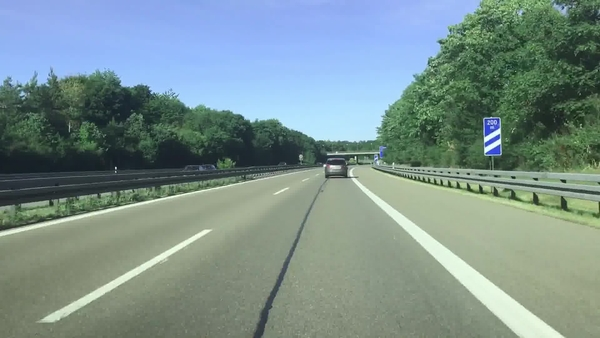
#> input picture images/lane_detection.jpg, 600 x 338 px, found by its file name
$ jupyter execute Opencv-05.ipynb
#> lines starting #> are read from the running program, lines starting #| are printed output that depends on the picture
# 🧠 Edge Detection in Images

[Edge detection](https://learnopencv.com/edge-detection-using-opencv/) is a crucial step in many computer vision and image processing tasks. It helps in identifying the boundaries of objects within images by detecting intensity changes.

In this notebook, we will explore four popular edge detection techniques:

- **Laplacian**: Computes the second derivative of the image. It highlights regions of rapid intensity change.
- **Sobel X**: Detects horizontal edges by calculating the gradient in the x-direction.
- **Sobel Y**: Detects vertical edges by calculating the gradient in the y-direction.
- **Canny Edge Detection**: A multi-stage algorithm that provides optimal edge detection.

---
<div style="text-align: center;">
  <a href="https://colab.research.google.com/github/MinooSdpr/opencv-python-tutorial/blob/main/Opencv-05.ipynb">

  </a>
  &nbsp;
  <a href="https://github.com/MinooSdpr/opencv-python-tutorial/blob/main/Opencv-05.ipynb">

  </a>
</div>

## 🧼 What is `cv.GaussianBlur()`?

`cv.GaussianBlur()` is a function in OpenCV used to apply **Gaussian smoothing** (or blurring) to an image. This type of filter is widely used to **reduce image noise and detail**, which is especially helpful before performing operations like **edge detection**.

The idea is to smooth the image by averaging pixel values with a **weighted kernel**, where closer pixels contribute more to the average than those further away. The weights follow a Gaussian (bell-shaped) distribution.

---

### 📌 Why Use It?

Before applying edge detection algorithms, especially **Laplacian**, **Sobel**, or **Canny**, it’s important to reduce random noise that might falsely appear as edges. Gaussian Blur helps to:

* Suppress high-frequency noise.
* Make edges more coherent.
* Prevent false detections due to noise.

---

### 📊 Parameter Table

| Parameter            | Type              | Description                                                                                       |
| -------------------- | ----------------- | ------------------------------------------------------------------------------------------------- |
| `src`                | `ndarray`         | Source image (usually in grayscale or color).                                                     |
| `ksize`              | `tuple(int, int)` | Size of the Gaussian kernel. Both width and height must be odd and positive (e.g., (3,3), (5,5)). |
| `sigmaX`             | `float`           | Standard deviation in the X direction. If set to 0, it's computed from `ksize`.                   |
| `dst` *(opt)*        | `ndarray`         | Output image of the same size and type as `src`. If not provided, a new one is created.           |
| `sigmaY` *(opt)*     | `float`           | Standard deviation in the Y direction. If 0, it is set equal to `sigmaX`.                         |
| `borderType` *(opt)* | `int`             | Pixel extrapolation method. Common default: `cv.BORDER_DEFAULT`.                                  |

---

### 📎 Example Visualization

Here's a conceptual illustration of what a **3x3 Gaussian kernel** looks like:

```
[1 2 1]
[2 4 2]   → normalized to sum = 16
[1 2 1]
```

Each value is a **weight**. The center pixel has the highest weight, and surrounding pixels contribute less to the average.

[cell 1]
import numpy as np
import cv2 as cv
import matplotlib.pyplot as plt

image = cv.imread('lane_detection.jpg', 0)
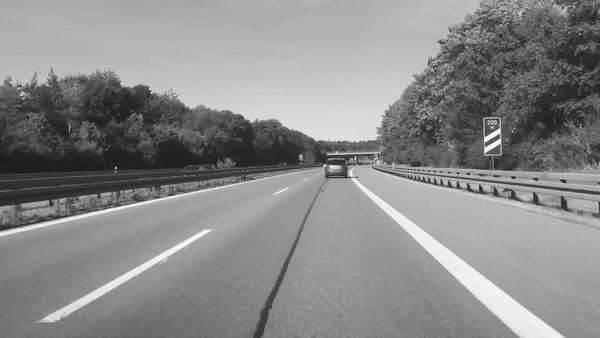
#> image: shape (338, 600); min 18, max 255, mean 137.4

image_noise_removed = cv.GaussianBlur(image, (3,3), 0)

plt.figure(figsize=(10,4))
plt.subplot(1,2,1)
plt.title("Original Image")
plt.imshow(image, cmap='gray')
plt.axis('off')

plt.subplot(1,2,2)
plt.title("Gaussian Blurred Image")
plt.imshow(image_noise_removed, cmap='gray')
plt.axis('off')
plt.show()
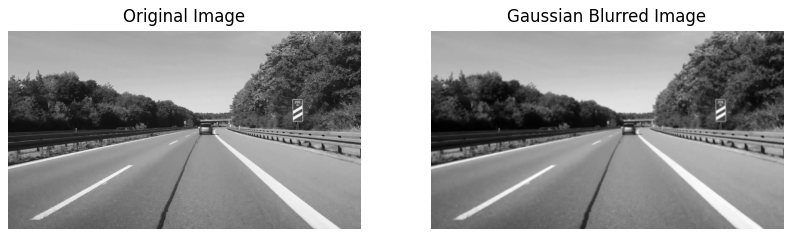
#> figure drawn by matplotlib, 2 panels

## ⚙️ What is `cv.Laplacian()`?

`cv.Laplacian()` is an OpenCV function used to apply the **Laplacian operator**, a second-order derivative operator that highlights **areas of rapid intensity change** — i.e., edges.

The Laplacian detects edges **regardless of direction** (unlike Sobel, which detects specific orientations like horizontal or vertical). It's often used to find general outlines or contours in an image.

---

### 🧠 Why Use the Laplacian?

* It captures **both horizontal and vertical edges** simultaneously.
* It emphasizes **regions with strong gradients**.
* It's sensitive to **noise**, so it’s best used **after smoothing** (e.g., with Gaussian blur).

---

### 📊 Parameter Table:

| Parameter            | Type      | Description                                                                                        |
| -------------------- | --------- | -------------------------------------------------------------------------------------------------- |
| `src`                | `ndarray` | Input image (grayscale or color).                                                                  |
| `ddepth`             | `int`     | Desired depth of the output image. Use `cv.CV_64F` to avoid overflow and preserve negative values. |
| `dst` *(opt)*        | `ndarray` | Output image of the same size as `src`.                                                            |
| `ksize` *(opt)*      | `int`     | Aperture size of the Sobel kernel used internally. Must be odd (e.g., 1, 3, 5). Default is 1.      |
| `scale` *(opt)*      | `float`   | Optional scale factor for the computed Laplacian values. Default is 1.                             |
| `delta` *(opt)*      | `float`   | Optional bias added to the result. Default is 0.                                                   |
| `borderType` *(opt)* | `int`     | Pixel extrapolation method. Common default: `cv.BORDER_DEFAULT`.                                   |

---

### ⚠️ About `CV_64F` and Negative Values

The Laplacian operator computes second-order derivatives, which often produce **negative values**. Using `cv.CV_64F` avoids clamping and ensures:

* Negative edges (dark-to-light) are preserved.
* Positive edges (light-to-dark) are preserved.
* You're not losing information due to 8-bit overflow.

#### ✅ Common Values for `ddepth` in OpenCV

| Value       | Description             | Bit Depth | Signed? | Typical Use Case                                        |
| ----------- | ----------------------- | --------- | ------- | ------------------------------------------------------- |
| `cv.CV_8U`  | 8-bit unsigned integer  | 8-bit     | No      | For final display (after processing)                    |
| `cv.CV_16U` | 16-bit unsigned integer | 16-bit    | No      | Rarely used for gradients                               |
| `cv.CV_16S` | 16-bit signed integer   | 16-bit    | Yes     | For intermediate gradient calculations                  |
| `cv.CV_32F` | 32-bit float            | 32-bit    | Yes     | For high-precision gradient operations                  |
| `cv.CV_64F` | 64-bit float            | 64-bit    | Yes     | Maximum precision (e.g. scientific or exact processing) |

---

#### 📌 Recommended Choices for Edge Detection

| Operation         | Recommended `ddepth` | Why                                              |
| ----------------- | -------------------- | ------------------------------------------------ |
| Sobel / Laplacian | `cv.CV_64F`          | Preserves sign, avoids overflow                  |
| Sobel / Laplacian | `cv.CV_16S`          | More efficient than 64F, still preserves sign    |
| Final display     | `cv.CV_8U`           | For showing results as images (after conversion) |

---

### 📎 Visual Example (Conceptual)

In a simplified 1D signal, Laplacian highlights edges as **peaks of curvature**:

```
Input:      [0 0 50 255 50 0 0]
Gradient:        ^    v        ← edges
Laplacian:   0  + +   -  -  0   ← second derivative
```

[cell 2]
laplacian = cv.Laplacian(image_noise_removed, cv.CV_64F)
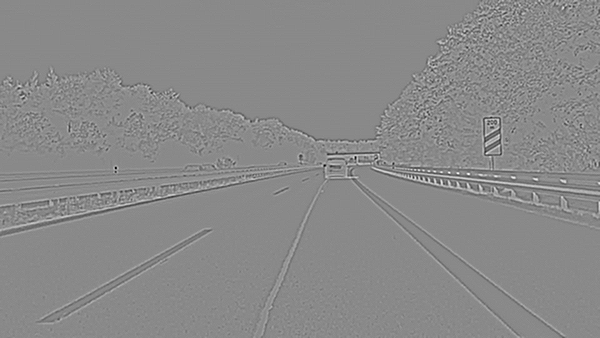
#> laplacian: shape (338, 600) float64; min -122, max 104, mean 0; drawn with min black and max white

plt.figure(figsize=(6,4))
plt.title("Laplacian Edge Detection")
plt.imshow(np.abs(laplacian), cmap='gray')
plt.axis('off')
plt.show()
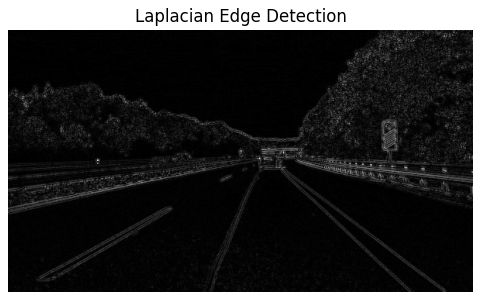
#> figure drawn by matplotlib, 1 panel

## ↔️ What is `cv.Sobel()`?

`cv.Sobel()` is an OpenCV function that calculates the **first-order image derivative** using the **Sobel operator**, which is a combination of **Gaussian smoothing** and **differentiation**.

This operator highlights regions in the image where intensity values change significantly — i.e., **edges**.

* It detects **directional edges** (horizontal or vertical).
* It's more noise-resistant than the basic gradient operator due to built-in smoothing.

---

### 🧠 Why Use Sobel?

Sobel is commonly used to find:

* **Vertical edges** (using `dx=0, dy=1`)
* **Horizontal edges** (using `dx=1, dy=0`)
* Or both (by combining `sobelx` and `sobely`)

It’s preferred over simple finite difference because it **smooths** the image while computing the derivative, reducing noise sensitivity.

---

### 📊 Parameter Table:

| Parameter            | Type      | Description                                                                  |
| -------------------- | --------- | ---------------------------------------------------------------------------- |
| `src`                | `ndarray` | Input image (grayscale or color).                                            |
| `ddepth`             | `int`     | Desired depth of the output image (`CV_64F` to preserve negative gradients). |
| `dx`                 | `int`     | Order of the derivative in x-direction. Use `1` for Sobel X.                 |
| `dy`                 | `int`     | Order of the derivative in y-direction. Use `1` for Sobel Y.                 |
| `dst` *(opt)*        | `ndarray` | Output image (same size as `src`).                                           |
| `ksize` *(opt)*      | `int`     | Kernel size. Must be 1, 3, 5, or 7. Larger sizes increase smoothing.         |
| `scale` *(opt)*      | `float`   | Optional scale factor for result. Default is 1.                              |
| `delta` *(opt)*      | `float`   | Optional value added to the result. Default is 0.                            |
| `borderType` *(opt)* | `int`     | Border extrapolation method (default: `cv.BORDER_DEFAULT`).                  |

---

### ➕ Example: How Sobel X Works

When you set `dx=1`, `dy=0`, the Sobel operator uses a kernel like:

```
[-1  0  +1]
[-2  0  +2]
[-1  0  +1]
```

This detects **horizontal edges** (intensity changes across the x-axis).

[cell 3]
sobelx = cv.Sobel(image_noise_removed, cv.CV_64F, 1, 0, ksize=3)
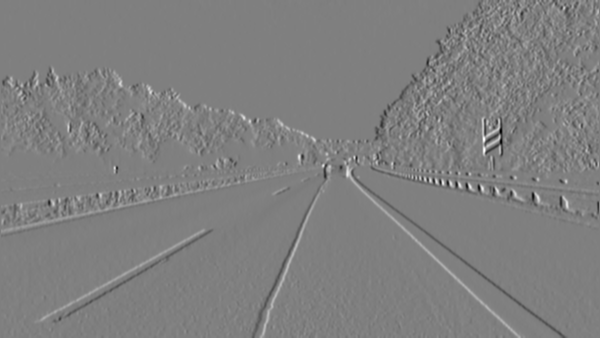
#> sobelx: shape (338, 600) float64; min -461, max 460, mean 0; drawn with min black and max white

plt.figure(figsize=(6,4))
plt.title("Sobel X (Horizontal Edges)")
plt.imshow(np.abs(sobelx), cmap='gray')
plt.axis('off')
plt.show()
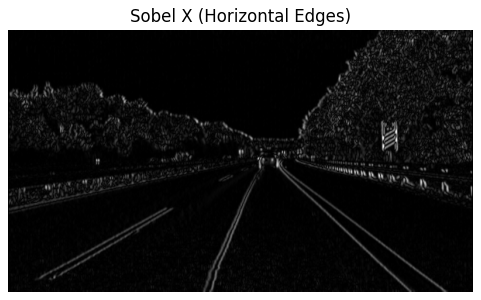
#> figure drawn by matplotlib, 1 panel

[cell 4]
sobely = cv.Sobel(image_noise_removed, cv.CV_64F, 0, 1, ksize=3)
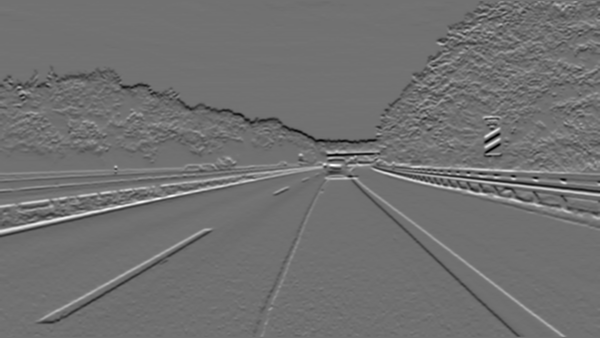
#> sobely: shape (338, 600) float64; min -425, max 533, mean -0.8; drawn with min black and max white

plt.figure(figsize=(6,4))
plt.title("Sobel Y (Vertical Edges)")
plt.imshow(np.abs(sobely), cmap='gray')
plt.axis('off')
plt.show()
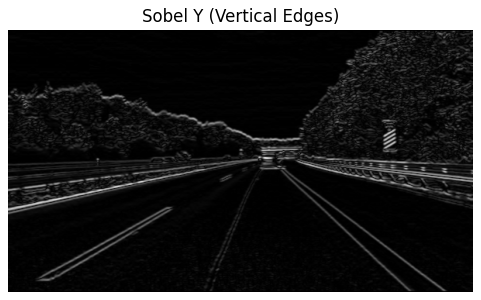
#> figure drawn by matplotlib, 1 panel

## ⚡ What is `cv.Canny()`?

`cv.Canny()` is a popular and powerful edge detection function in OpenCV. It implements the **Canny Edge Detection Algorithm**, which is a **multi-stage process** designed to extract sharp, clean edges from images.

Compared to operators like **Sobel** or **Laplacian**, which are based on derivatives, **Canny** combines gradient detection with **noise filtering** and **edge linking**, making it more robust and accurate.

---

### 🧠 Why Use Canny?

* Produces **thin, clean, and well-connected edges**.
* Includes **non-maximum suppression** to eliminate spurious edge responses.
* Uses **hysteresis thresholding**, which helps preserve real edges while filtering noise.

> Note: Canny does **not** take a `ddepth` parameter because it returns a **binary image** with edges marked as white (255) and non-edges as black (0).

---

### 📊 Parameter Table:

| Parameter              | Type      | Description                                                                                                                     |   |   |   |                         |
| ---------------------- | --------- | ------------------------------------------------------------------------------------------------------------------------------- | - | - | - | ----------------------- |
| `image`                | `ndarray` | Input 8-bit grayscale image. Should be blurred (e.g., with GaussianBlur).                                                       |   |   |   |                         |
| `threshold1`           | `float`   | Lower threshold for the **hysteresis** procedure.                                                                               |   |   |   |                         |
| `threshold2`           | `float`   | Upper threshold. Strong edges above this are kept. Weak edges between thresholds are kept **only if** connected to strong ones. |   |   |   |                         |
| `edges` *(opt)*        | `ndarray` | Output edge map (same size as input).                                                                                           |   |   |   |                         |
| `apertureSize` *(opt)* | `int`     | Aperture size for the Sobel operator (default is 3).                                                                            |   |   |   |                         |
| `L2gradient` *(opt)*   | `bool`    | If `True`, uses the more accurate L2 norm (`sqrt(x² + y²)`); otherwise, uses L1 norm (`                                         | x | + | y | `). Default is `False`. |

---

### 📌 What Are the Two Thresholds?

The Canny algorithm uses **hysteresis thresholding** with two thresholds:

* **Upper Threshold**: Strong edge — definitely an edge.
* **Lower Threshold**: Weak edge — considered an edge **only** if connected to a strong edge.
* Values below the lower threshold are **ignored completely**.

> In your example:
>
> * `100` = weak edge threshold
> * `200` = strong edge threshold

Choosing the right thresholds is critical and depends on the image.

[cell 5]
canny = cv.Canny(image_noise_removed, 100, 200)
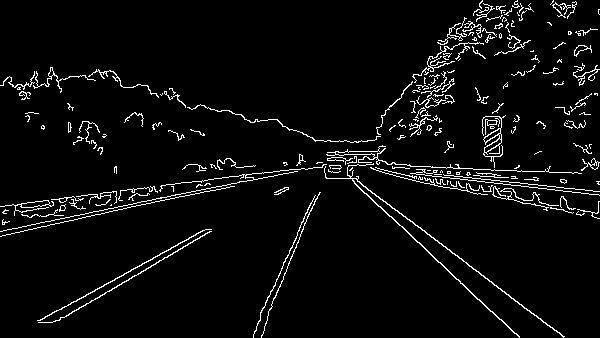
#> canny: shape (338, 600); 4.5% white in thin lines or dots

plt.figure(figsize=(6,4))
plt.title("Canny Edge Detection")
plt.imshow(canny, cmap='gray')
plt.axis('off')
plt.show()

$ run again, with images/building1.jpg copied over images/lane_detection.jpg
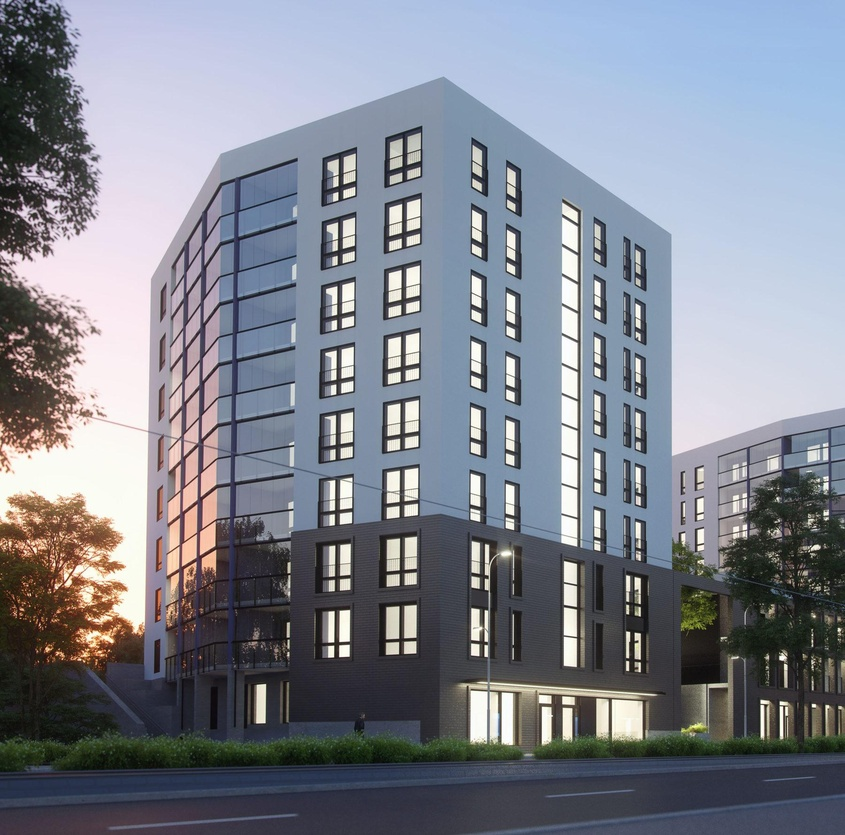
#> input picture images/building1.jpg, 845 x 835 px, shrunk from 1800 x 1777 before the run, found by its file name
#> `plt.show()`:
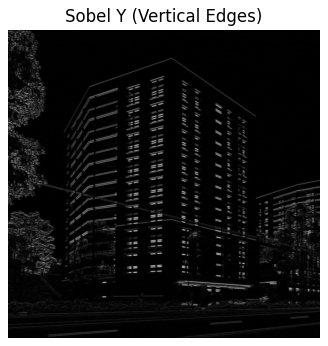
#> figure drawn by matplotlib, 1 panel
#> `canny = cv.Canny(image_noise_removed, 100, 200)`:
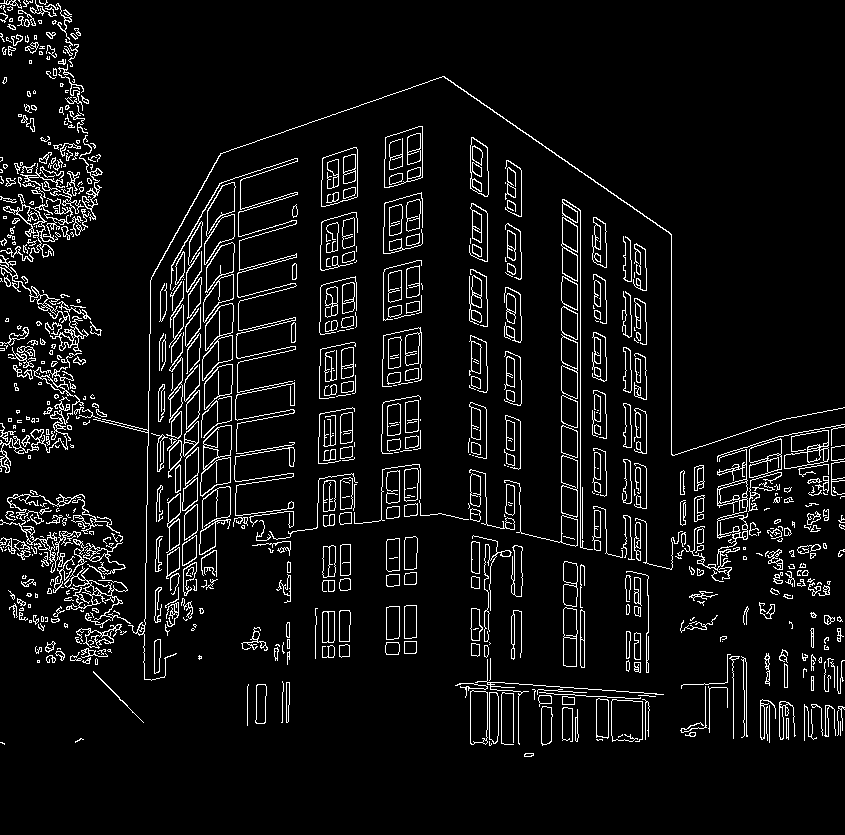
#> canny: shape (835, 845); 6.5% white in thin lines or dots
